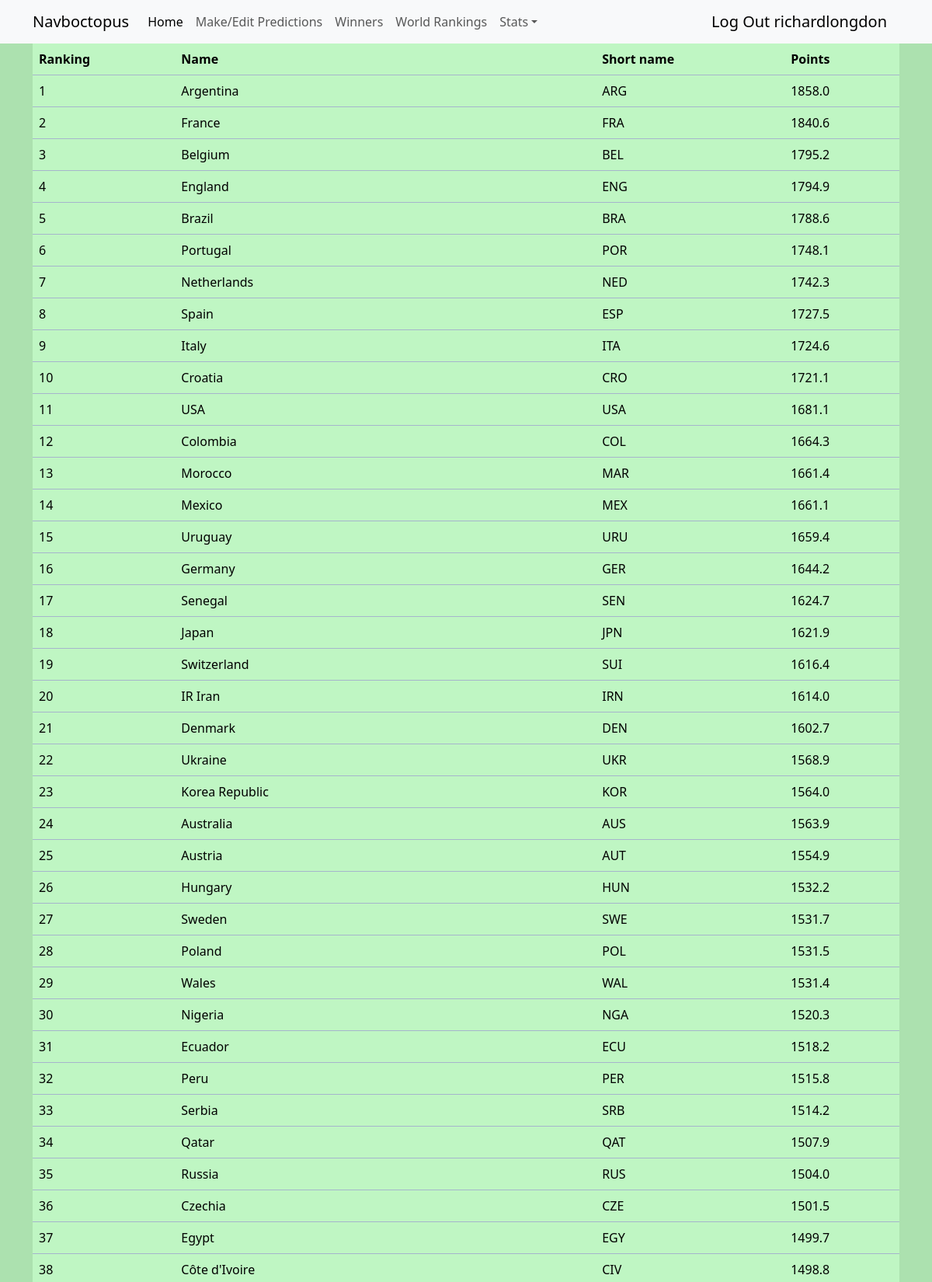
/world_rankings (signed in, upper part), run on the app's committed database.
### predictor/models.py (models this page shows, shortened)
class Country(models.Model):
    name = models.CharField(max_length=28)
    fifa_ranking = models.IntegerField()
    fifa_points = models.DecimalField(decimal_places=1,max_digits=6)
    short_name = models.CharField(max_length=23)
    class Meta:
        verbose_name_plural = "countries"

### predictor/views.py (the view)
# urls.py: path('world_rankings',views.WorldRankings.as_view(),name='world_rankings'),
class WorldRankings(View):
    template_name = 'predictor/world_rankings.html'
    def get(self, request):
        countries = Country.objects.order_by('fifa_ranking')
        context = {
            'countries':countries
        }
        return render(request, self.template_name, context)

### predictor/templates/predictor/world_rankings.html
{% extends 'predictor/base.html' %}
{% block content %}
<div class="container">
    <div
    class="table-responsive"
    >
    <table
    class="table table-primary"
    >
    <thead>
        <tr>
            <th scope="col" data-sortable="true" data-sorter="alphanum">Ranking</th>
            <th scope="col" data-sortable="true" data-sorter="alphanum">Name</th>
            <th scope="col" data-sortable="true" data-sorter="alphanum">Short name</th>
            <th scope="col" data-sortable="true" data-sorter="alphanum">Points</th>
            </tr>
        </thead>
        <tbody>
            {% for country in countries %}
            <tr class="">
                <td scope="row">{{country.fifa_ranking}}</td>
                <td>{{country.name}}</td>
                <td>{{country.short_name}}</td>
                <td>{{country.fifa_points}}</td>
                </tr>
            {% endfor %}
        </tbody>
    </table>
</div>
</div>
{% endblock content %}

### predictor/templates/predictor/base.html (shortened to what this page needs)
<!DOCTYPE html>
<html lang="en">
<head>
    <link href="https://cdn.jsdelivr.net/npm/bootstrap@5.3.2/dist/css/bootstrap.min.css" rel="stylesheet"
>
        {% load static %}
        <link rel="stylesheet" href="{% static 'predictor\style\styles.css' %}">
</head>
<body>
    <nav
        class="navbar navbar-expand-sm navbar-light bg-light"
    >
        <div class="container">
            <a class="navbar-brand" href="{% url 'homepage' %}">Navboctopus</a>
            <div class="collapse navbar-collapse" id="collapsibleNavId">
                <ul class="navbar-nav me-auto mt-2 mt-lg-0">
                    <li class="nav-item">
                        <a class="nav-link active" href="{% url 'homepage' %}" aria-current="page"
                            >Home
                            </a
                        >
                    </li>
                    {% if user.is_authenticated %}
                    <li class="nav-item">
                        <a class="nav-link" href="{% url 'group_entry' %}" aria-current="page"
                            >Make/Edit Predictions
                            </a
                        >
                    </li>
                    {% endif %}
                    <li class="nav-item">
                        <a class="nav-link" href="{% url 'winners' %}" aria-current="page"
                            >Winners
                            </a
                        >
                    </li>
                    <li class="nav-item">
                        <a class="nav-link" href="{% url 'world_rankings' %}" aria-current="page"
                            >World Rankings
                            </a
                        >
                    </li>
                    {% if user.is_authenticated %}
                    <li class="nav-item dropdown">
                        <a
                            class="nav-link dropdown-toggle"
                            href="#"
                            id="dropdownId"
                            data-bs-toggle="dropdown"
                            aria-haspopup="true"
                            aria-expanded="false"
                            >Stats</a
                        >
                    </li>
                    {% endif %}
                </ul>
                <form class="d-flex my-2 my-lg-0">
                    {% if user.is_authenticated %}
                    <a class="navbar-brand" href="{% url 'logout' %}" class="nav-link active" title="Log Out">Log Out {{user.username}} {{user.last_name|first}}</a>
                    {% else %}
                    <a class="navbar-brand" href="{% url 'login' %}" class="nav-link active" title="Login">Login</a>
                    <a class="navbar-brand" href="{% url 'sign_up_user' %}" class="nav-link active" title="sign up user">Sign Up</a>
                    {% endif %}
                </form>
            </div>
        </div>
    </nav>
    {% block content %}
    {% endblock content %}
</body>
</html>

### predictor/static/predictor/style/styles.css (style rules this page uses)
.table { --bs-table-bg:#BFF6C3; }
body { background-color: #ACE1AF; }

### data on the page
Country: fifa_ranking "1", name "Argentina", short_name "ARG", fifa_points "1858.0"
Country: fifa_ranking "2", name "France", short_name "FRA", fifa_points "1840.6"
Country: fifa_ranking "3", name "Belgium", short_name "BEL", fifa_points "1795.2"
Country: fifa_ranking "4", name "England", short_name "ENG", fifa_points "1794.9"
Country: fifa_ranking "5", name "Brazil", short_name "BRA", fifa_points "1788.6"
Country: fifa_ranking "6", name "Portugal", short_name "POR", fifa_points "1748.1"
Country: fifa_ranking "7", name "Netherlands", short_name "NED", fifa_points "1742.3"
Country: fifa_ranking "8", name "Spain", short_name "ESP", fifa_points "1727.5"
Country: fifa_ranking "9", name "Italy", short_name "ITA", fifa_points "1724.6"
Country: fifa_ranking "10", name "Croatia", short_name "CRO", fifa_points "1721.1"
Country: fifa_ranking "11", name "USA", short_name "USA", fifa_points "1681.1"
Country: fifa_ranking "12", name "Colombia", short_name "COL", fifa_points "1664.3"
Country: fifa_ranking "13", name "Morocco", short_name "MAR", fifa_points "1661.4"
Country: fifa_ranking "14", name "Mexico", short_name "MEX", fifa_points "1661.1"
Country: fifa_ranking "15", name "Uruguay", short_name "URU", fifa_points "1659.4"
Country: fifa_ranking "16", name "Germany", short_name "GER", fifa_points "1644.2"
Country: fifa_ranking "17", name "Senegal", short_name "SEN", fifa_points "1624.7"
Country: fifa_ranking "18", name "Japan", short_name "JPN", fifa_points "1621.9"
Country: fifa_ranking "19", name "Switzerland", short_name "SUI", fifa_points "1616.4"
Country: fifa_ranking "20", name "IR Iran", short_name "IRN", fifa_points "1614.0"
Country: fifa_ranking "21", name "Denmark", short_name "DEN", fifa_points "1602.7"
Country: fifa_ranking "22", name "Ukraine", short_name "UKR", fifa_points "1568.9"
Country: fifa_ranking "23", name "Korea Republic", short_name "KOR", fifa_points "1564.0"
Country: fifa_ranking "24", name "Australia", short_name "AUS", fifa_points "1563.9"
Country: fifa_ranking "25", name "Austria", short_name "AUT", fifa_points "1554.9"
Country: fifa_ranking "26", name "Hungary", short_name "HUN", fifa_points "1532.2"
Country: fifa_ranking "27", name "Sweden", short_name "SWE", fifa_points "1531.7"
Country: fifa_ranking "28", name "Poland", short_name "POL", fifa_points "1531.5"
Country: fifa_ranking "29", name "Wales", short_name "WAL", fifa_points "1531.4"
Country: fifa_ranking "30", name "Nigeria", short_name "NGA", fifa_points "1520.3"
Country: fifa_ranking "31", name "Ecuador", short_name "ECU", fifa_points "1518.2"
Country: fifa_ranking "32", name "Peru", short_name "PER", fifa_points "1515.8"
Country: fifa_ranking "33", name "Serbia", short_name "SRB", fifa_points "1514.2"
Country: fifa_ranking "34", name "Qatar", short_name "QAT", fifa_points "1507.9"
Country: fifa_ranking "35", name "Russia", short_name "RUS", fifa_points "1504.0"
Country: fifa_ranking "36", name "Czechia", short_name "CZE", fifa_points "1501.5"
Country: fifa_ranking "37", name "Egypt", short_name "EGY", fifa_points "1499.7"
Country: fifa_ranking "38", name "Côte d'Ivoire", short_name "CIV", fifa_points "1498.8"

### other printed values
{{ user.username }} "richardlongdon"
